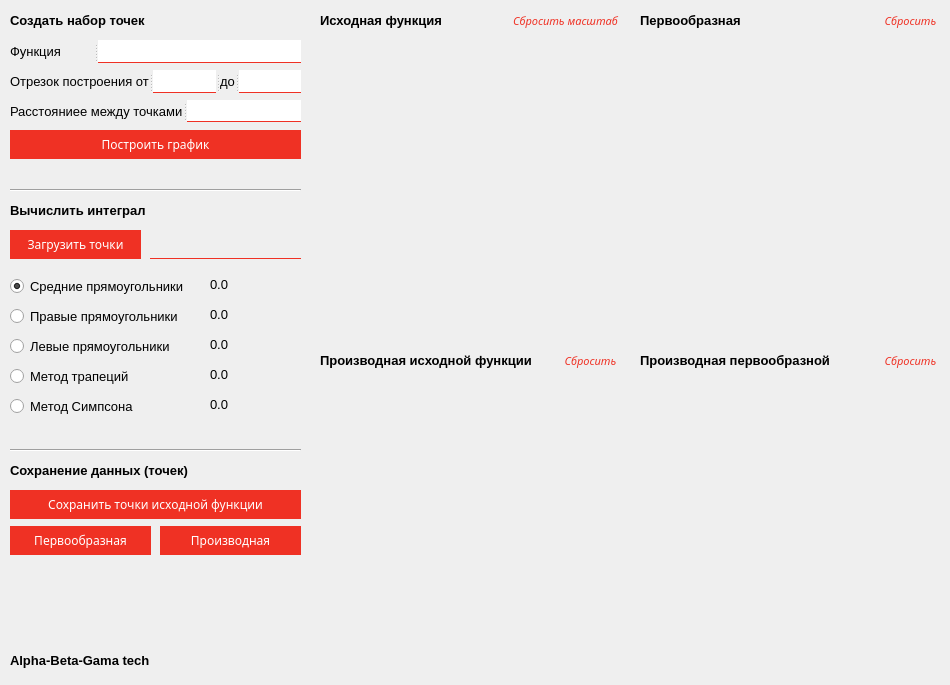
<?xml version="1.0" encoding="UTF-8"?>
<ui version="4.0">
 <class>MainWindow</class>
 <widget class="QMainWindow" name="MainWindow">
  <property name="geometry">
   <rect>
    <x>0</x>
    <y>0</y>
    <width>950</width>
    <height>685</height>
   </rect>
  </property>
  <property name="font">
   <font>
    <family>Arial</family>
    <pointsize>10</pointsize>
   </font>
  </property>
  <property name="windowTitle">
   <string>Альфа штрих</string>
  </property>
  <widget class="QWidget" name="centralwidget">
   <property name="sizePolicy">
    <sizepolicy hsizetype="Fixed" vsizetype="Fixed">
     <horstretch>0</horstretch>
     <verstretch>0</verstretch>
    </sizepolicy>
   </property>
   <widget class="QLabel" name="label">
    <property name="geometry">
     <rect>
      <x>10</x>
      <y>10</y>
      <width>181</width>
      <height>20</height>
     </rect>
    </property>
    <property name="font">
     <font>
      <family>Arial</family>
      <pointsize>10</pointsize>
      <bold>true</bold>
     </font>
    </property>
    <property name="text">
     <string>Создать набор точек</string>
    </property>
   </widget>
   <widget class="QSplitter" name="splitter_3">
    <property name="geometry">
     <rect>
      <x>10</x>
      <y>100</y>
      <width>291</width>
      <height>22</height>
     </rect>
    </property>
    <property name="orientation">
     <enum>Qt::Horizontal</enum>
    </property>
    <widget class="QLabel" name="label_5">
     <property name="text">
      <string>Расстояниеe между точками</string>
     </property>
    </widget>
    <widget class="QLineEdit" name="dist">
     <property name="styleSheet">
      <string notr="true">border: none;
border-bottom: 1px solid #ef3124;</string>
     </property>
     <property name="inputMask">
      <string extracomment="Hello world"/>
     </property>
     <property name="text">
      <string/>
     </property>
     <property name="frame">
      <bool>false</bool>
     </property>
    </widget>
   </widget>
   <widget class="QPushButton" name="gen_dots_but">
    <property name="geometry">
     <rect>
      <x>10</x>
      <y>130</y>
      <width>291</width>
      <height>29</height>
     </rect>
    </property>
    <property name="font">
     <font>
      <family>13</family>
      <pointsize>9</pointsize>
      <italic>false</italic>
      <bold>false</bold>
     </font>
    </property>
    <property name="cursor">
     <cursorShape>PointingHandCursor</cursorShape>
    </property>
    <property name="styleSheet">
     <string notr="true">QPushButton {
background-color: #ef3124;
color: #ffffff;
border: none;
font: Roboto bold;
}
QPushButton:pressed {
	border: 1px solid #ef3124;
	color: #ef3124;
   	background-color: #ffffff;
}</string>
    </property>
    <property name="text">
     <string>Построить график</string>
    </property>
   </widget>
   <widget class="QSplitter" name="splitter_1">
    <property name="geometry">
     <rect>
      <x>10</x>
      <y>40</y>
      <width>291</width>
      <height>23</height>
     </rect>
    </property>
    <property name="orientation">
     <enum>Qt::Horizontal</enum>
    </property>
    <widget class="QLabel" name="label_2">
     <property name="text">
      <string>Функция</string>
     </property>
    </widget>
    <widget class="QLineEdit" name="function">
     <property name="styleSheet">
      <string notr="true">border: none;
border-bottom: 1px solid #ef3124;</string>
     </property>
     <property name="inputMask">
      <string extracomment="Hello world"/>
     </property>
     <property name="text">
      <string/>
     </property>
     <property name="frame">
      <bool>false</bool>
     </property>
    </widget>
   </widget>
   <widget class="QSplitter" name="splitter_2">
    <property name="geometry">
     <rect>
      <x>10</x>
      <y>70</y>
      <width>291</width>
      <height>23</height>
     </rect>
    </property>
    <property name="orientation">
     <enum>Qt::Horizontal</enum>
    </property>
    <widget class="QLabel" name="label_3">
     <property name="text">
      <string>Отрезок построения от</string>
     </property>
    </widget>
    <widget class="QLineEdit" name="begin">
     <property name="styleSheet">
      <string notr="true">border: none;
border-bottom: 1px solid #ef3124;</string>
     </property>
     <property name="inputMask">
      <string extracomment="Hello world"/>
     </property>
     <property name="text">
      <string/>
     </property>
     <property name="frame">
      <bool>false</bool>
     </property>
    </widget>
    <widget class="QLabel" name="label_4">
     <property name="text">
      <string>до</string>
     </property>
    </widget>
    <widget class="QLineEdit" name="end">
     <property name="styleSheet">
      <string notr="true">border: none;
border-bottom: 1px solid #ef3124;</string>
     </property>
     <property name="inputMask">
      <string extracomment="Hello world"/>
     </property>
     <property name="text">
      <string/>
     </property>
     <property name="frame">
      <bool>false</bool>
     </property>
    </widget>
   </widget>
   <widget class="QPushButton" name="upload_dots">
    <property name="geometry">
     <rect>
      <x>10</x>
      <y>230</y>
      <width>131</width>
      <height>29</height>
     </rect>
    </property>
    <property name="font">
     <font>
      <family>13</family>
      <pointsize>9</pointsize>
      <italic>false</italic>
      <bold>false</bold>
     </font>
    </property>
    <property name="cursor">
     <cursorShape>PointingHandCursor</cursorShape>
    </property>
    <property name="styleSheet">
     <string notr="true">QPushButton {
background-color: #ef3124;
color: #ffffff;
border: none;
font: Roboto bold;
}
QPushButton:pressed {
	border: 1px solid #ef3124;
	color: #ef3124;
   	background-color: #ffffff;
}</string>
    </property>
    <property name="text">
     <string>Загрузить точки</string>
    </property>
   </widget>
   <widget class="QLabel" name="label_9">
    <property name="geometry">
     <rect>
      <x>10</x>
      <y>200</y>
      <width>181</width>
      <height>20</height>
     </rect>
    </property>
    <property name="font">
     <font>
      <family>Arial</family>
      <pointsize>10</pointsize>
      <bold>true</bold>
     </font>
    </property>
    <property name="text">
     <string>Вычислить интеграл</string>
    </property>
   </widget>
   <widget class="QLabel" name="path_to_file">
    <property name="geometry">
     <rect>
      <x>150</x>
      <y>237</y>
      <width>151</width>
      <height>22</height>
     </rect>
    </property>
    <property name="layoutDirection">
     <enum>Qt::RightToLeft</enum>
    </property>
    <property name="styleSheet">
     <string notr="true">color: #000000;
border: none;
border-bottom: 1px solid #ef3124;</string>
    </property>
    <property name="text">
     <string/>
    </property>
    <property name="alignment">
     <set>Qt::AlignRight|Qt::AlignTrailing|Qt::AlignVCenter</set>
    </property>
   </widget>
   <widget class="QLabel" name="left_rec_val">
    <property name="geometry">
     <rect>
      <x>210</x>
      <y>333</y>
      <width>91</width>
      <height>23</height>
     </rect>
    </property>
    <property name="text">
     <string>0.0</string>
    </property>
   </widget>
   <widget class="QLabel" name="right_rec_val">
    <property name="geometry">
     <rect>
      <x>210</x>
      <y>303</y>
      <width>91</width>
      <height>23</height>
     </rect>
    </property>
    <property name="text">
     <string>0.0</string>
    </property>
   </widget>
   <widget class="QLabel" name="avg_rec_val">
    <property name="geometry">
     <rect>
      <x>210</x>
      <y>273</y>
      <width>91</width>
      <height>23</height>
     </rect>
    </property>
    <property name="text">
     <string>0.0</string>
    </property>
   </widget>
   <widget class="QLabel" name="trap_val">
    <property name="geometry">
     <rect>
      <x>210</x>
      <y>363</y>
      <width>91</width>
      <height>23</height>
     </rect>
    </property>
    <property name="text">
     <string>0.0</string>
    </property>
   </widget>
   <widget class="QLabel" name="simpson_val">
    <property name="geometry">
     <rect>
      <x>210</x>
      <y>393</y>
      <width>91</width>
      <height>23</height>
     </rect>
    </property>
    <property name="text">
     <string>0.0</string>
    </property>
   </widget>
   <widget class="QPushButton" name="download_primitive_dots">
    <property name="geometry">
     <rect>
      <x>10</x>
      <y>526</y>
      <width>141</width>
      <height>29</height>
     </rect>
    </property>
    <property name="font">
     <font>
      <family>13</family>
      <pointsize>9</pointsize>
      <italic>false</italic>
      <bold>false</bold>
     </font>
    </property>
    <property name="cursor">
     <cursorShape>PointingHandCursor</cursorShape>
    </property>
    <property name="styleSheet">
     <string notr="true">QPushButton {
background-color: #ef3124;
color: #ffffff;
border: none;
font: Roboto bold;
}
QPushButton:pressed {
	border: 1px solid #ef3124;
	color: #ef3124;
   	background-color: #ffffff;
}</string>
    </property>
    <property name="text">
     <string>Первообразная</string>
    </property>
   </widget>
   <widget class="QRadioButton" name="avg_rec_but">
    <property name="geometry">
     <rect>
      <x>10</x>
      <y>273</y>
      <width>231</width>
      <height>26</height>
     </rect>
    </property>
    <property name="text">
     <string>Средние прямоугольники</string>
    </property>
    <property name="checked">
     <bool>true</bool>
    </property>
   </widget>
   <widget class="QRadioButton" name="right_rec_but">
    <property name="geometry">
     <rect>
      <x>10</x>
      <y>303</y>
      <width>221</width>
      <height>26</height>
     </rect>
    </property>
    <property name="text">
     <string>Правые прямоугольники</string>
    </property>
   </widget>
   <widget class="QRadioButton" name="left_rec_but">
    <property name="geometry">
     <rect>
      <x>10</x>
      <y>333</y>
      <width>211</width>
      <height>26</height>
     </rect>
    </property>
    <property name="text">
     <string>Левые прямоугольники</string>
    </property>
   </widget>
   <widget class="QRadioButton" name="trap_but">
    <property name="geometry">
     <rect>
      <x>10</x>
      <y>363</y>
      <width>161</width>
      <height>26</height>
     </rect>
    </property>
    <property name="text">
     <string>Метод трапеций</string>
    </property>
    <property name="checked">
     <bool>false</bool>
    </property>
   </widget>
   <widget class="QRadioButton" name="simpson_but">
    <property name="geometry">
     <rect>
      <x>10</x>
      <y>393</y>
      <width>161</width>
      <height>26</height>
     </rect>
    </property>
    <property name="text">
     <string>Метод Симпсона</string>
    </property>
   </widget>
   <widget class="QCustomPlot" name="source_graph" native="true">
    <property name="geometry">
     <rect>
      <x>320</x>
      <y>30</y>
      <width>300</width>
      <height>300</height>
     </rect>
    </property>
   </widget>
   <widget class="QCustomPlot" name="primitive_graph" native="true">
    <property name="geometry">
     <rect>
      <x>640</x>
      <y>30</y>
      <width>300</width>
      <height>300</height>
     </rect>
    </property>
   </widget>
   <widget class="QPushButton" name="download_source_dots">
    <property name="geometry">
     <rect>
      <x>10</x>
      <y>490</y>
      <width>291</width>
      <height>29</height>
     </rect>
    </property>
    <property name="font">
     <font>
      <family>13</family>
      <pointsize>9</pointsize>
      <italic>false</italic>
      <bold>false</bold>
     </font>
    </property>
    <property name="cursor">
     <cursorShape>PointingHandCursor</cursorShape>
    </property>
    <property name="styleSheet">
     <string notr="true">QPushButton {
background-color: #ef3124;
color: #ffffff;
border: none;
font: Roboto bold;
}
QPushButton:pressed {
	border: 1px solid #ef3124;
	color: #ef3124;
   	background-color: #ffffff;
}</string>
    </property>
    <property name="text">
     <string>Сохранить точки исходной функции</string>
    </property>
   </widget>
   <widget class="QLabel" name="label_6">
    <property name="geometry">
     <rect>
      <x>320</x>
      <y>10</y>
      <width>301</width>
      <height>20</height>
     </rect>
    </property>
    <property name="font">
     <font>
      <family>Arial</family>
      <pointsize>10</pointsize>
      <bold>true</bold>
     </font>
    </property>
    <property name="text">
     <string>Исходная функция</string>
    </property>
   </widget>
   <widget class="QLabel" name="label_7">
    <property name="geometry">
     <rect>
      <x>640</x>
      <y>10</y>
      <width>301</width>
      <height>20</height>
     </rect>
    </property>
    <property name="font">
     <font>
      <family>Arial</family>
      <pointsize>10</pointsize>
      <bold>true</bold>
     </font>
    </property>
    <property name="text">
     <string>Первообразная</string>
    </property>
   </widget>
   <widget class="QCustomPlot" name="deriv_source_graph" native="true">
    <property name="geometry">
     <rect>
      <x>320</x>
      <y>370</y>
      <width>300</width>
      <height>300</height>
     </rect>
    </property>
   </widget>
   <widget class="QLabel" name="label_8">
    <property name="geometry">
     <rect>
      <x>320</x>
      <y>350</y>
      <width>301</width>
      <height>21</height>
     </rect>
    </property>
    <property name="font">
     <font>
      <family>Arial</family>
      <pointsize>10</pointsize>
      <bold>true</bold>
     </font>
    </property>
    <property name="text">
     <string>Производная исходной функции</string>
    </property>
   </widget>
   <widget class="QCustomPlot" name="deriv_primitive_graph" native="true">
    <property name="geometry">
     <rect>
      <x>640</x>
      <y>370</y>
      <width>300</width>
      <height>300</height>
     </rect>
    </property>
   </widget>
   <widget class="QLabel" name="label_10">
    <property name="geometry">
     <rect>
      <x>640</x>
      <y>350</y>
      <width>301</width>
      <height>21</height>
     </rect>
    </property>
    <property name="font">
     <font>
      <family>Arial</family>
      <pointsize>10</pointsize>
      <bold>true</bold>
     </font>
    </property>
    <property name="text">
     <string>Производная первообразной</string>
    </property>
   </widget>
   <widget class="QPushButton" name="scale_source_but">
    <property name="geometry">
     <rect>
      <x>510</x>
      <y>10</y>
      <width>111</width>
      <height>21</height>
     </rect>
    </property>
    <property name="font">
     <font>
      <family>13</family>
      <pointsize>8</pointsize>
      <italic>true</italic>
      <bold>false</bold>
     </font>
    </property>
    <property name="cursor">
     <cursorShape>PointingHandCursor</cursorShape>
    </property>
    <property name="styleSheet">
     <string notr="true">color: #ef3124;
border: none;</string>
    </property>
    <property name="text">
     <string>Сбросить масштаб</string>
    </property>
   </widget>
   <widget class="QPushButton" name="scale_primitive_but">
    <property name="geometry">
     <rect>
      <x>880</x>
      <y>10</y>
      <width>61</width>
      <height>21</height>
     </rect>
    </property>
    <property name="font">
     <font>
      <family>13</family>
      <pointsize>8</pointsize>
      <italic>true</italic>
      <bold>false</bold>
     </font>
    </property>
    <property name="cursor">
     <cursorShape>PointingHandCursor</cursorShape>
    </property>
    <property name="styleSheet">
     <string notr="true">color: #ef3124;
border: none;</string>
    </property>
    <property name="text">
     <string>Сбросить</string>
    </property>
   </widget>
   <widget class="QPushButton" name="scale_deriv_primit_but">
    <property name="geometry">
     <rect>
      <x>880</x>
      <y>350</y>
      <width>61</width>
      <height>21</height>
     </rect>
    </property>
    <property name="font">
     <font>
      <family>13</family>
      <pointsize>8</pointsize>
      <italic>true</italic>
      <bold>false</bold>
     </font>
    </property>
    <property name="cursor">
     <cursorShape>PointingHandCursor</cursorShape>
    </property>
    <property name="styleSheet">
     <string notr="true">color: #ef3124;
border: none;</string>
    </property>
    <property name="text">
     <string>Сбросить</string>
    </property>
   </widget>
   <widget class="QPushButton" name="scale_deriv_source_but">
    <property name="geometry">
     <rect>
      <x>560</x>
      <y>350</y>
      <width>61</width>
      <height>21</height>
     </rect>
    </property>
    <property name="font">
     <font>
      <family>13</family>
      <pointsize>8</pointsize>
      <italic>true</italic>
      <bold>false</bold>
     </font>
    </property>
    <property name="cursor">
     <cursorShape>PointingHandCursor</cursorShape>
    </property>
    <property name="styleSheet">
     <string notr="true">color: #ef3124;
border: none;</string>
    </property>
    <property name="text">
     <string>Сбросить</string>
    </property>
   </widget>
   <widget class="QLabel" name="label_11">
    <property name="geometry">
     <rect>
      <x>10</x>
      <y>460</y>
      <width>241</width>
      <height>20</height>
     </rect>
    </property>
    <property name="font">
     <font>
      <family>Arial</family>
      <pointsize>10</pointsize>
      <bold>true</bold>
     </font>
    </property>
    <property name="text">
     <string>Сохранение данных (точек)</string>
    </property>
   </widget>
   <widget class="QPushButton" name="download_deriv_dots">
    <property name="geometry">
     <rect>
      <x>160</x>
      <y>526</y>
      <width>141</width>
      <height>29</height>
     </rect>
    </property>
    <property name="font">
     <font>
      <family>13</family>
      <pointsize>9</pointsize>
      <italic>false</italic>
      <bold>false</bold>
     </font>
    </property>
    <property name="cursor">
     <cursorShape>PointingHandCursor</cursorShape>
    </property>
    <property name="styleSheet">
     <string notr="true">QPushButton {
background-color: #ef3124;
color: #ffffff;
border: none;
font: Roboto bold;
}
QPushButton:pressed {
	border: 1px solid #ef3124;
	color: #ef3124;
   	background-color: #ffffff;
}</string>
    </property>
    <property name="text">
     <string>Производная</string>
    </property>
   </widget>
   <widget class="Line" name="line_2">
    <property name="geometry">
     <rect>
      <x>10</x>
      <y>180</y>
      <width>291</width>
      <height>20</height>
     </rect>
    </property>
    <property name="orientation">
     <enum>Qt::Horizontal</enum>
    </property>
   </widget>
   <widget class="Line" name="line_3">
    <property name="geometry">
     <rect>
      <x>10</x>
      <y>440</y>
      <width>291</width>
      <height>20</height>
     </rect>
    </property>
    <property name="orientation">
     <enum>Qt::Horizontal</enum>
    </property>
   </widget>
   <widget class="QLabel" name="label_12">
    <property name="geometry">
     <rect>
      <x>10</x>
      <y>650</y>
      <width>291</width>
      <height>20</height>
     </rect>
    </property>
    <property name="font">
     <font>
      <family>Arial</family>
      <pointsize>10</pointsize>
      <bold>true</bold>
     </font>
    </property>
    <property name="text">
     <string>Alpha-Beta-Gama tech</string>
    </property>
   </widget>
  </widget>
 </widget>
 <customwidgets>
  <customwidget>
   <class>QCustomPlot</class>
   <extends>QWidget</extends>
   <header>qcustomplot.h</header>
   <container>1</container>
  </customwidget>
 </customwidgets>
 <tabstops>
  <tabstop>function</tabstop>
  <tabstop>begin</tabstop>
  <tabstop>end</tabstop>
  <tabstop>dist</tabstop>
  <tabstop>gen_dots_but</tabstop>
  <tabstop>download_source_dots</tabstop>
  <tabstop>upload_dots</tabstop>
  <tabstop>avg_rec_but</tabstop>
  <tabstop>right_rec_but</tabstop>
  <tabstop>left_rec_but</tabstop>
  <tabstop>trap_but</tabstop>
  <tabstop>simpson_but</tabstop>
  <tabstop>download_primitive_dots</tabstop>
  <tabstop>scale_source_but</tabstop>
  <tabstop>scale_primitive_but</tabstop>
  <tabstop>scale_deriv_source_but</tabstop>
  <tabstop>scale_deriv_primit_but</tabstop>
 </tabstops>
 <resources/>
 <connections/>
</ui>
